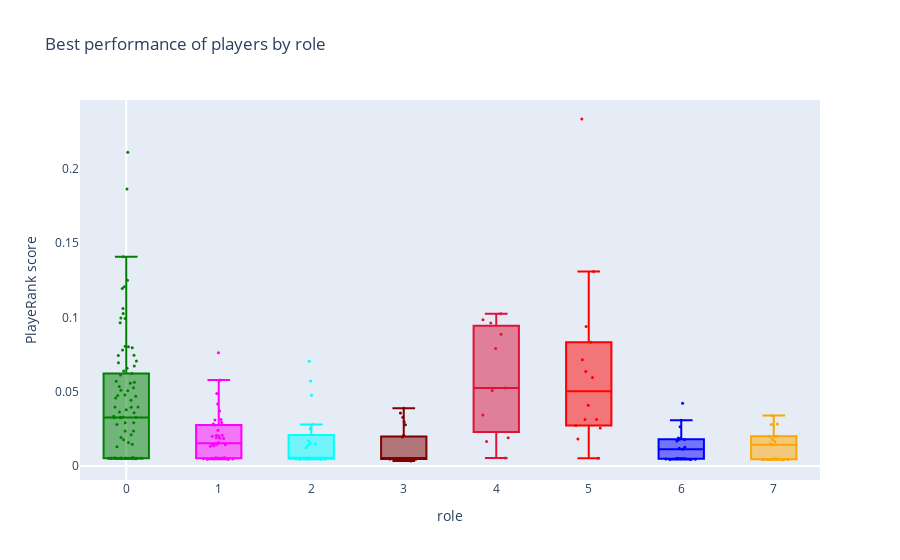

The cell this chart's notebook holds for it:
### Code cell
import plotly.graph_objs as go
import plotly.offline as py
import pandas as pd
import json
colors = ['blue', 'green', 'red', 'cyan', 'magenta', 'maroon', 'crimson', 'orange']
    
cluster2color = {cluster: color for cluster, color in zip(grouped['roleCluster'].unique(), colors)}

traces = []
for cluster in grouped['roleCluster'].unique():
 
  trace = go.Box(
              y=grouped[grouped['roleCluster'] == cluster]['ratings_mean'].values,
              boxpoints='all',
              jitter=0.8,
              pointpos=0,
              name=cluster,
              text=grouped[grouped['roleCluster'] == cluster]['shortName'],
              marker=dict(color=cluster2color[cluster], size=3),
              hoverinfo='text'
          )
  traces.append(trace)

  
figure=go.Figure(
                  data=traces,
                  layout=go.Layout(
                      title='Best performance of players by role',
                      xaxis=dict(title="role", zeroline=True, showgrid=False,
                                 zerolinewidth=2),
                      yaxis=dict(title="PlayeRank score", zeroline=True, showgrid=False),
                      showlegend=False,
                      # autosize=True,
                  ),
              )

py.iplot(figure)

### Figure 1 — Plotly figure (JSON) as saved in the notebook; plotly's stock layout.template omitted (floating-point values rounded to 4 significant figures)
{"data": [{"boxpoints": "all", "hoverinfo": "text", "jitter": 0.8, "marker": {"color": "blue", "size": 3}, "name": "6.0", "pointpos": 0, "text": ["J. Vertonghen", "V. van Dijk", "D. Pröpper", "F. Lejeune", "G. Cahill", "J. Evans", "P. Jones", "C. Clark", "H. Maguire", "B. Mee", "L. Dunk", "A. Rüdiger", "C. Schindler", "A. Ogbonna", "M. Sakho", "C. Kabasele", "N. Otamendi", "Ahmed Hegazy", "N. Aké", "A. Mawson", "W. Hoedt"], "type": "box", "y": [0.004694, 0.004542, 0.005159, 0.004845, 0.00489, 0.01783, 0.005302, 0.03087, 0.01198, 0.004435, 0.01124, 0.005028, 0.004438, 0.01266, 0.01882, 0.01689, 0.04216, 0.02637, 0.01857, 0.01781, 0.004887]}, {"boxpoints": "all", "hoverinfo": "text", "jitter": 0.8, "marker": {"color": "green", "size": 3}, "name": "0.0", "pointpos": 0, "text": ["C. Eriksen", "L. Narsingh", "M. Özil", "Álvaro Morata", "Joselu", "Fernando Llorente", "Javi Manquillo", "S. Rondón", "P. Mertesacker", "R. Lukaku", "Juan Mata", "D. Sturridge", "J. Lingard", "J. Hernández", "C. Adam", "A. Carroll", "Lee Chung-Yong", "J. Defoe", "David Silva", "Y. Touré", "S. Agüero", "G. McAuley", "S. Long", "G. Murray", "P. Bardsley", "H. Robson-Kanu", "H. Kane", "P. Crouch", "T. Deeney", "A. Westwood", "C. Austin", "J. Rodriguez", "J. Hendrick", "A. Barnes", "S. Vokes", "C. Taylor", "N. Wells", "C. Wood", "S. Berahino", "J. King", "K. Long", "A. Gray", "C. Wilson", "D. Gayle", "J. Vardy", "C. Goldson", "D. Alli", "S. Okazaki", "İ. Gündoğan", "Son Heung-Min", "P. Groß", "Roberto Firmino", "E. Schelotto", "M. Gabbiadini", "A. Lacazette", "J. Ayew", "A. Ayew", "E. Hazard", "O. Giroud", "K. De Bruyne", "C. Benteke", "M. Batshuayi", "L. Depoitre", "A. Dragović", "Danilo", "E. Mangala", "Àngel Rangel", "W. Routledge", "C. Yacob", "Willian", "I. Slimani", "B. Afobe", "O. Niasse", "S. Mounié", "Ayoze Pérez", "J. Riedewald", "L. Mousset", "D. Gray", "K. Iheanacho", "D. Solanke", "J. Murphy", "D. Calvert-Lewin", "Gabriel Jesus", "T. Abraham", "O. Burke", "T. Alexander-Arnold", "D. Rice", "M. Rashford", "J. Simpson", "J. Foyth"], "type": "box", "y": [0.0802, 0.005333, 0.0457, 0.0996, 0.03973, 0.01473, 0.005309, 0.05061, 0.005309, 0.1194, 0.005654, 0.02921, 0.05347, 0.07446, 0.005261, 0.04776, 0.005295, 0.04691, 0.0795, 0.005291, 0.1863, 0.005286, 0.02355, 0.06119, 0.005309, 0.03582, 0.2111, 0.03786, 0.05561, 0.0053, 0.09636, 0.04422, 0.01585, 0.06583, 0.02911, 0.005309, 0.005273, 0.1059, 0.005199, 0.07058, 0.005309, 0.0397, 0.07806, 0.05632, 0.1407, 0.005312, 0.0474, 0.05709, 0.02107, 0.06225, 0.03953, 0.1026, 0.00527, 0.03353, 0.125, 0.06956, 0.0325, 0.09928, 0.05099, 0.0526, 0.03256, 0.03299, 0.03265, 0.005308, 0.005309, 0.005309, 0.00531, 0.005306, 0.005309, 0.005721, 0.01766, 0.004934, 0.07435, 0.08049, 0.06736, 0.005286, 0.02364, 0.03633, 0.02799, 0.013, 0.00531, 0.01926, 0.1206, 0.03279, 0.005287, 0.005299, 0.005339, 0.06389, 0.005309, 0.005309]}, {"boxpoints": "all", "hoverinfo": "text", "jitter": 0.8, "marker": {"color": "red", "size": 3}, "name": "5.0", "pointpos": 0, "text": ["J. Guðmundsson", "D. Tadić", "J. Ward-Prowse", "A. Townsend", "M. Ritchie", "J. Ibe", "R. Sterling", "M. Sissoko", "A. Knockaert", "R. Mahrez", "X. Shaqiri", "Willian", "Mohamed Salah", "Bernardo Silva"], "type": "box", "y": [0.03131, 0.06367, 0.01821, 0.02722, 0.03127, 0.02557, 0.1308, 0.00522, 0.04084, 0.0832, 0.07144, 0.0939, 0.2334, 0.05963]}, {"boxpoints": "all", "hoverinfo": "text", "jitter": 0.8, "marker": {"color": "cyan", "size": 3}, "name": "2.0", "pointpos": 0, "text": ["E. Pieters", "P. van Aanholt", "Nacho Monreal", "K. Gibbs", "R. Bertrand", "A. Young", "P. Dummett", "Marcos Alonso", "M. Olsson", "L. Baines", "S. Ward", "F. Delph", "A. Cresswell", "S. Malone", "C. Daniels", "C. Löwe", "C. Fuchs", "S. Kolašinac", "G. Bong", "A. Masuaku", "J. Holebas", "B. Davies", "A. Robertson", "B. Chilwell"], "type": "box", "y": [0.004542, 0.05714, 0.07047, 0.004889, 0.004928, 0.02595, 0.004749, 0.04765, 0.00483, 0.02788, 0.014, 0.005428, 0.01487, 0.005001, 0.0125, 0.004947, 0.004585, 0.01558, 0.004909, 0.005202, 0.004729, 0.02486, 0.01687, 0.004518]}, {"boxpoints": "all", "hoverinfo": "text", "jitter": 0.8, "marker": {"color": "magenta", "size": 3}, "name": "1.0", "pointpos": 0, "text": ["G. Wijnaldum", "Fàbregas", "Oriol Romeu", "D. Fletcher", "W. Rooney", "J. Henderson", "J. Shelvey", "Y. Cabaye", "D. Gosling", "D. Stephens", "J. Cork", "M. Schneiderlin", "G. Barry", "A. Surman", "M. Noble", "M. Diamé", "J. Hogg", "M. Dembélé", "E. Can", "Pedro Obiang", "I. Gueye", "E. Capoue", "A. Doucouré", "M. Lemina", "N. Kanté", "G. Xhaka", "S. Davis", "A. Mooy", "S. Defour", "N. Matić", "J. Allen", "Fernandinho", "L. Milivojević", "P. Højbjerg", "E. Dier", "W. Ndidi", "L. Cook", "Mikel Merino"], "type": "box", "y": [0.005727, 0.02075, 0.004519, 0.005012, 0.02066, 0.015, 0.01471, 0.005593, 0.02923, 0.005292, 0.01369, 0.004802, 0.02021, 0.02759, 0.04178, 0.02833, 0.00488, 0.005184, 0.01909, 0.03091, 0.02415, 0.01861, 0.05786, 0.02012, 0.0146, 0.01327, 0.04883, 0.03124, 0.005378, 0.01577, 0.01436, 0.03709, 0.07621, 0.005178, 0.004893, 0.004653, 0.005225, 0.01863]}, {"boxpoints": "all", "hoverinfo": "text", "jitter": 0.8, "marker": {"color": "maroon", "size": 3}, "name": "3.0", "pointpos": 0, "text": ["D. Janmaat", "Bruno Saltor", "Kiko Femenía", "A. Nyom", "A. Valencia", "J. Ward", "K. Walker", "P. Zabaleta", "K. Naughton", "A. Smith", "V. Moses", "M. Lowton", "K. Trippier", "S. Francis", "T. Smith", "Azpilicueta", "S. Aurier", "Cédric Soares", "D. Simpson", "Bellerín", "D. Yedlin", "J. Gomez", "F. Hadergjonaj", "J. Kenny", "T. Alexander-Arnold"], "type": "box", "y": [0.03889, 0.004869, 0.005169, 0.005141, 0.02985, 0.004669, 0.005207, 0.004767, 0.004843, 0.004972, 0.03276, 0.005289, 0.004858, 0.003409, 0.005025, 0.02776, 0.03567, 0.004694, 0.004758, 0.02074, 0.004965, 0.005136, 0.004588, 0.004706, 0.01961]}, {"boxpoints": "all", "hoverinfo": "text", "jitter": 0.8, "marker": {"color": "crimson", "size": 3}, "name": "4.0", "pointpos": 0, "text": ["R. van La Parra", "A. Sánchez", "N. Redmond", "W. Zaha", "S. Mané", "J. Izquierdo", "A. Martial", "S. Boufal", "L. Sané", "D. Gray", "Richarlison"], "type": "box", "y": [0.03442, 0.09627, 0.0165, 0.07909, 0.1024, 0.05245, 0.0887, 0.01909, 0.09846, 0.005377, 0.05074]}, {"boxpoints": "all", "hoverinfo": "text", "jitter": 0.8, "marker": {"color": "orange", "size": 3}, "name": "7.0", "pointpos": 0, "text": ["M. van der Hoorn", "L. Koscielny", "C. Smalling", "J. Stephens", "S. Duffy", "W. Morgan", "R. Shawcross", "J. Lascelles", "A. Mariappa", "S. Cook", "J. Tarkowski", "K. Long", "J. Matip", "F. Fernández", "M. Jørgensen", "A. Christensen", "D. Sánchez"], "type": "box", "y": [0.01649, 0.02006, 0.02831, 0.03396, 0.004348, 0.004624, 0.00423, 0.02794, 0.004435, 0.01507, 0.004345, 0.02004, 0.01792, 0.01436, 0.004678, 0.004979, 0.004763]}], "layout": {"showlegend": false, "title": {"text": "Best performance of players by role"}, "xaxis": {"showgrid": false, "title": {"text": "role"}, "zeroline": true, "zerolinewidth": 2}, "yaxis": {"showgrid": false, "title": {"text": "PlayeRank score"}, "zeroline": true}}}
